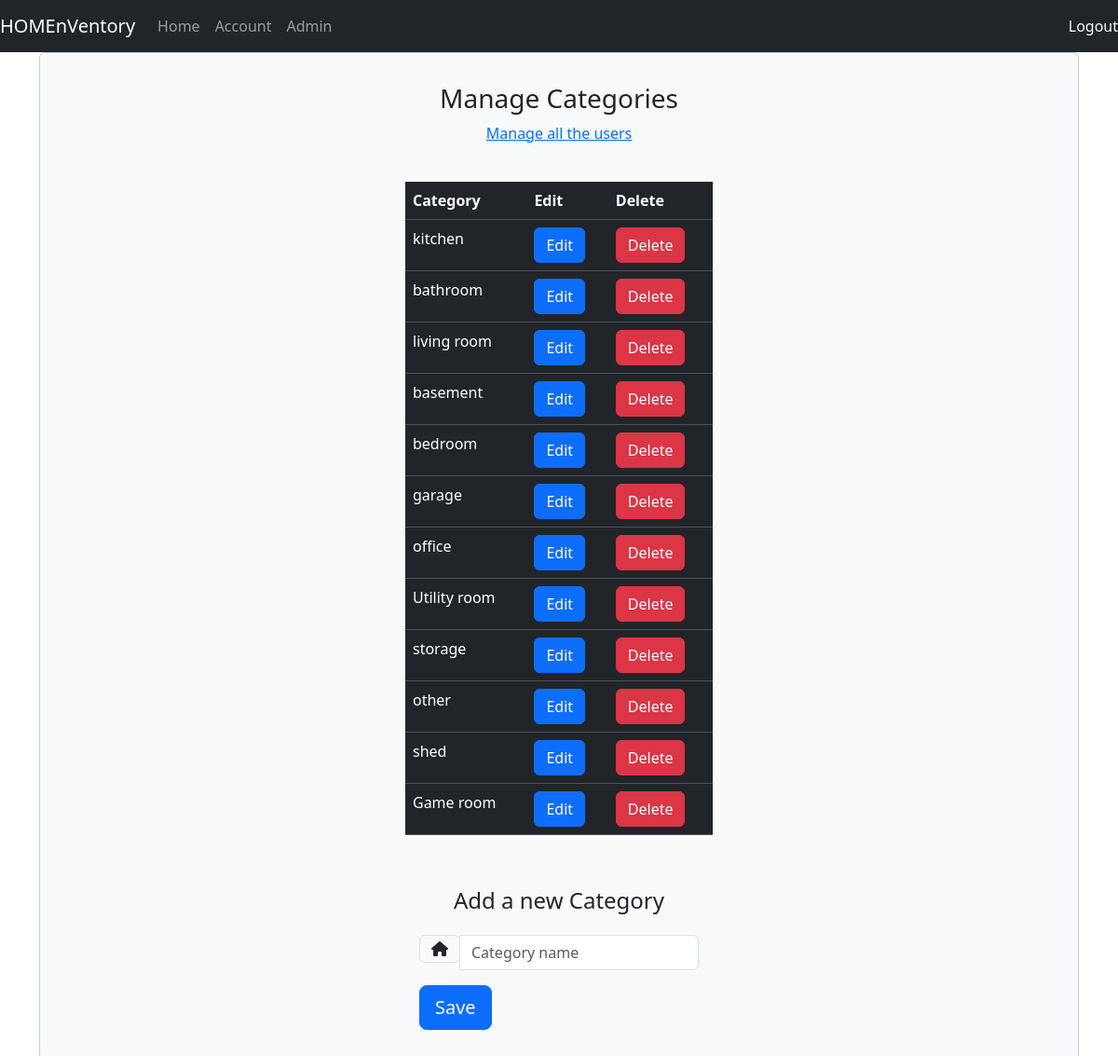
The page /manage_categories/ (signed in) on the database its author committed.
### inventory/models.py (models this page shows, shortened)
class Category(models.Model):
    category_name = models.CharField(max_length=25)
    class Meta:
        verbose_name = 'Category'
        verbose_name_plural = 'Categories'

### inventory/views.py (the view)
# urls.py: path('manage_categories/', views.manage_categories_view, name='manage_categories'),
def manage_categories_view(request):
    context = {}
    user = request.user
    if not user.is_authenticated:
        return redirect("login")
    if not user.is_admin:
        return redirect("index")
    categories = Category.objects.all()
    context['categories'] = categories
    form = AddCategoryForm(request.POST or None)
    if request.POST:
        if form.is_valid():
            form.save()
            category_name = form.cleaned_data.get('category_name')
            messages.success(request, 'Category added successfully')
    context['add_category_form'] = form
    return render(request, "admin/manage_categories.html", context)

### inventory/forms.py (shortened to what this page needs)
class AddCategoryForm(forms.ModelForm):
    class Meta:
        model = Category
        fields = ['category_name']

### inventory/templates/admin/manage_categories.html (shortened to what this page needs)
{% extends 'base.html' %}
{% block content %}
    <div class="container">
        <div class="card bg-light">
            <article class="card-body mx-auto" style="max-width: 400px">
                <form class="form-singin" method="post">
                    <h3 class="card-title mt-3 text-center">Manage Categories</h3>
                    <p class="text-center"><a href="{% url 'admin_management'%}">Manage all the users</a> </p>
                    <br />
                    <table class="table table-dark">
                        <thead>
                            <tr>
                                <th scope="col">Category</th>
                                <th scope="col">Edit</th>
                                <th scope="col">Delete</th>
                            </tr>
                        </thead>
                        {% for category in categories %}
                            <tr>
                                <td>{{category.category_name}}</td>
                                <td>
                                    <a class="btn btn-primary" href="{% url 'edit_category'  category.category_name %}">Edit</a>
                                </td>
                                <td>
                                    <form action="{% url 'delete_category' category.category_name  %}" method="POST" style="display: inline;">
                                        <input class="btn btn-danger" type="submit" name="Delete" value="Delete" onclick="return confirm('Are you sure you want to delete this category?')">
                                    </form>
                                </td>
                            </tr>
                        {% endfor %}
                    </table>
                    <br />
                    <h4 class="mt-3 text-center">Add a new Category</h4>
                    <form class="add-form" method="post">
                        <div class="form-group input-group text-center">
                            <div class="input-group-prepend">
                                <span class="input-group-text"> <i class="fa fa-home"></i> </span>
                            </div>
                            <input type="text" name="category_name" id="categoryName" class="form-control"
                                   placeholder="Category name" required>
                        </div>
                        <button class="btn btn-lg btn-primary btn-block" name="save_category" type="submit">Save</button>
                    </form>
                </form>
            </article>
        </div>
    </div>
{% endblock %}

### inventory/static/css/style.css (style rules this page uses)
.add-form { width: 100%; max-width: 100%; padding: 15px; margin: auto; }

### rows shown on the page
Category: category_name "kitchen"
Category: category_name "bathroom"
Category: category_name "living room"
Category: category_name "basement"
Category: category_name "bedroom"
Category: category_name "garage"
Category: category_name "office"
Category: category_name "Utility room"
Category: category_name "storage"
Category: category_name "other"
Category: category_name "shed"
Category: category_name "Game room"
